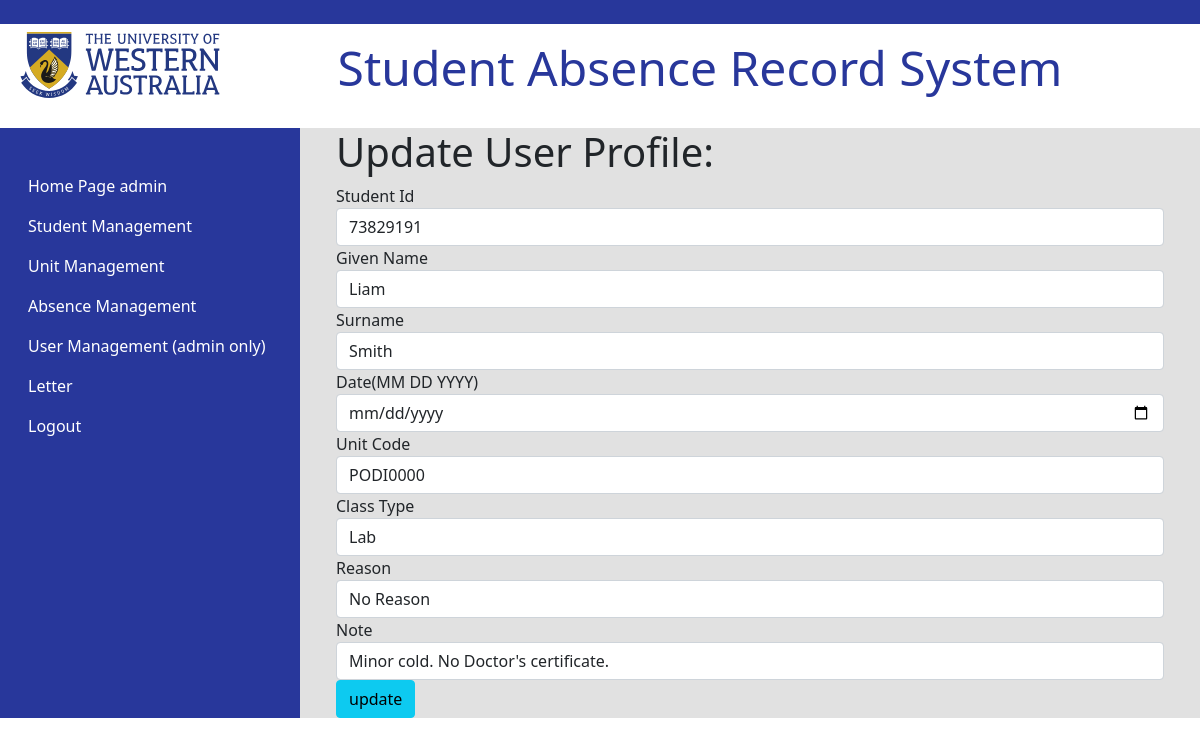
The page /absencerecord/1 (signed in) on the database its author committed.
### app.py (models this page shows, shortened)
class User(db.Model,UserMixin):
	id = db.Column(db.Integer, primary_key=True)
	username = db.Column(db.String(80), unique=True, nullable=False)
	email = db.Column(db.String(120), unique=True, nullable=False)
	password = db.Column(db.String(120), nullable=False)
	date = db.Column(db.DateTime, default=datetime.now)

class nopresense(db.Model):
	id = db.Column(db.Integer, primary_key=True);
	studentid = db.Column(db.Integer,unique=False, nullable=False);
	gname = db.Column(db.String(120), unique=False, nullable=False)
	surname = db.Column(db.String(120), unique=False, nullable=False)
	date = db.Column(db.Date, default=datetime.now)
	unitcode = db.Column(db.String(120), unique=False, nullable=False)
	classtype = db.Column(db.String(120), unique=False, nullable=False)
	reason = db.Column(db.String(180), unique=False, nullable=False)
	note = db.Column(db.String(280), unique=False, nullable=False)

### app.py (the view, shortened to what this page needs)
@app.route('/absencerecord/<abscid>', methods=('GET', 'POST'))
@login_required
def absencerecord(abscid):
	unt = nopresense.query.get(abscid)
	form = AbsenceForm()
	if request.method=="GET":
		form.studentid.data = unt.studentid
		form.gname.data = unt.gname
		form.surname.data = unt.surname
		groups_list= [g.unitcode for g in unit.query.all()]
		form.unitcode.choices = groups_list
		form.date.data = unt.date
		dd = "date: "+unt.date.strftime('%Y') + "/" + unt.date.strftime('%M') + "/" + unt.date.strftime('%d') + "(set new if you want)"
		form.unitcode.data = unt.unitcode
		form.classtype.data = unt.classtype
		form.reason.data = unt.reason
		form.note.data = unt.note
		return render_template('one_record.html' , user = unt , dd=dd, form=form)

### forms.py
class AbsenceForm(FlaskForm):
	studentid =  StringField('Student Id',validators=[DataRequired(),Length(min=1,max=25)])
	gname =  StringField('Given Name',validators=[DataRequired(),Length(min=1,max=25)])
	surname =  StringField('Surname',validators=[DataRequired(),Length(min=1,max=25)])
	date =  DateField('Date(MM DD YYYY)', format='%m %d %Y', default=datetime.now())
	unitcode =  SelectField('Unit Code', choices= [] , validators=[])
	classtype =  SelectField('Class Type',choices=[('Lecture'),('Clinic'),('Lab'),('Tutorial'),('Workshop'),('Placement'),('Other')])
	reason =  SelectField('Reason',choices=[('Medical'),('Commitment'),('Personal/Family'),('Other'),('No Reason'),('Event'),])
	note =  StringField('Note',validators=[DataRequired(),Length(min=1,max=25)])

### app.py (called while the page is built)
@login_manager.user_loader
def load_user(user_id):
	return User.query.get(int(user_id))

### templates/one_record.html (shortened to what this page needs)
{% extends 'base.html' %}
{% block content %}
<h1>Update User Profile:</h1>
<form method="POST" action="">
	{{form.studentid.label(class='form-control-label')}} {{form.studentid(class='form-control')}}
	{{form.gname.label(class='form-control-label')}} {{form.gname(class='form-control')}}
	{{form.surname.label(class='form-control-label')}} {{form.surname(class='form-control')}}
	{{form.date.label(class='form-control-label')}}{{form.date(class='form-control')}}
	{{form.unitcode.label(class='form-control-label')}} {{form.unitcode(class='form-control')}}
	{{form.classtype.label(class='form-control-label')}} {{form.classtype(class='form-control')}}
	{{form.reason.label(class='form-control-label')}} {{form.reason(class='form-control')}}
	{{form.note.label(class='form-control-label')}} {{form.note(class='form-control')}}
<input type="submit" class="btn , btn-info" value="update">
</form>
</div>
{% endblock %}

### templates/navbar.html (shortened to what this page needs)
<nav class="navbar navbar-expand-sm  ">
<ul class="flex-column nav">
  <li class="nav-item">
  </li>
  <li class="nav-item active">
    <a class="nav-link" style="color: white;" href="{{url_for('intro')}}">
   Home Page {{current_user.username}}</a>
  </li>
    <li class="nav-item">
      <a style="color: white;" class="nav-link"  href="{{url_for('student')}}">Student Management</a>
    </li>
    <li class="nav-item">
      <a style="color: white;" class="nav-link"  href="{{url_for('unitt')}}">Unit Management</a>
    </li>
    <li class="nav-item">
      <a style="color: white;" class="nav-link"  href="{{url_for('absencemng')}}">Absence Management</a>
    </li>
    <li class="nav-item">
      <a style="color: white;" class="nav-link"  href="{{url_for('setting')}}">User Management (admin only)</a>
    </li>
    <li class="nav-item">
      <a style="color: white;" class="nav-link"  href="{{url_for('manulaletter')}}">Letter</a>
    </li>
  {%if current_user.is_authenticated%}
    <li class="nav-item">
      <a style="color: white;" class="nav-link"  href="{{url_for('logout')}}">Logout</a>
    </li>
  {%else%}
    <li class="nav-item">
     <a style="color: white;" class="nav-link"  href="{{url_for('login')}}"> User Login</a>
    </li>
  {%endif%}
</ul>
</nav>

### rows shown on the page
User: username "admin"
nopresense: studentid "73829191", gname "Liam", surname "Smith", unitcode "PODI0000", classtype "Lab", reason "No Reason", note "Minor cold. No Doctor's certificate."
